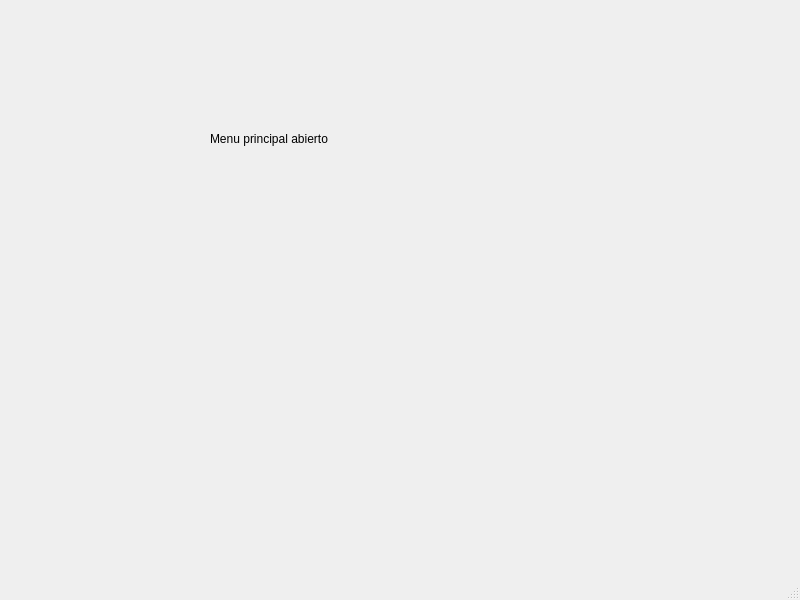
<?xml version="1.0" encoding="UTF-8"?>
<ui version="4.0">
 <class>MenuWindow</class>
 <widget class="QMainWindow" name="MenuWindow">
  <property name="geometry">
   <rect>
    <x>0</x>
    <y>0</y>
    <width>800</width>
    <height>600</height>
   </rect>
  </property>
  <property name="windowTitle">
   <string>MainWindow</string>
  </property>
  <widget class="QWidget" name="centralwidget">
   <widget class="QLabel" name="label">
    <property name="geometry">
     <rect>
      <x>210</x>
      <y>130</y>
      <width>181</width>
      <height>18</height>
     </rect>
    </property>
    <property name="text">
     <string>Menu principal abierto</string>
    </property>
   </widget>
  </widget>
  <widget class="QMenuBar" name="menubar">
   <property name="geometry">
    <rect>
     <x>0</x>
     <y>0</y>
     <width>800</width>
     <height>23</height>
    </rect>
   </property>
  </widget>
  <widget class="QStatusBar" name="statusbar"/>
 </widget>
 <resources/>
 <connections/>
</ui>
